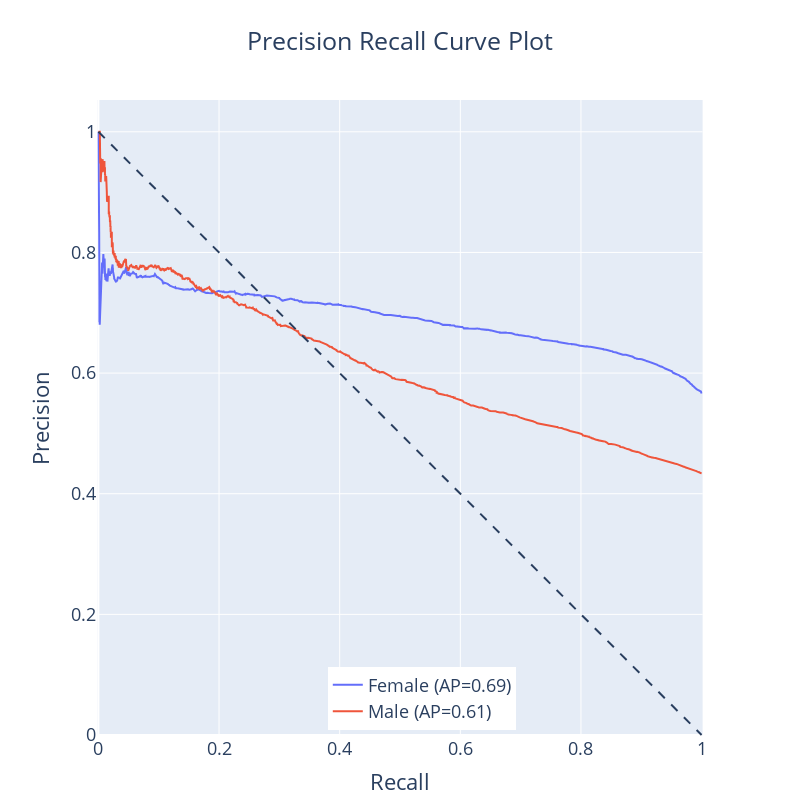

The notebook cell this image was saved under:
### Code cell
# precision recall curve plot
plot.plot_precision_recall_curve()

### Figure 1 — Plotly figure (JSON) as saved in the notebook; plotly's stock layout.template omitted (floating-point values rounded to 4 significant figures; data arrays with more than 128 entries replaced by an {"elided": "..."} marker saying what was removed)
{"data": [{"mode": "lines", "name": "Female (AP=0.69)", "type": "scatter", "x": {"elided": "3151 float values"}, "y": {"elided": "3151 float values"}}, {"mode": "lines", "name": "Male (AP=0.61)", "type": "scatter", "x": {"elided": "3151 float values"}, "y": {"elided": "3151 float values"}}], "layout": {"font": {"size": 18}, "height": 800, "legend": {"x": 0.65, "xanchor": "right", "y": 0.01, "yanchor": "bottom"}, "margin": {"b": 10, "l": 10, "r": 10, "t": 100}, "shapes": [{"line": {"dash": "dash"}, "type": "line", "x0": 0, "x1": 1, "y0": 1, "y1": 0}], "title": {"text": "Precision Recall Curve Plot", "x": 0.5}, "width": 800, "xaxis": {"constrain": "domain", "title": {"text": "Recall"}}, "yaxis": {"scaleanchor": "x", "scaleratio": 1, "title": {"text": "Precision"}}}}
